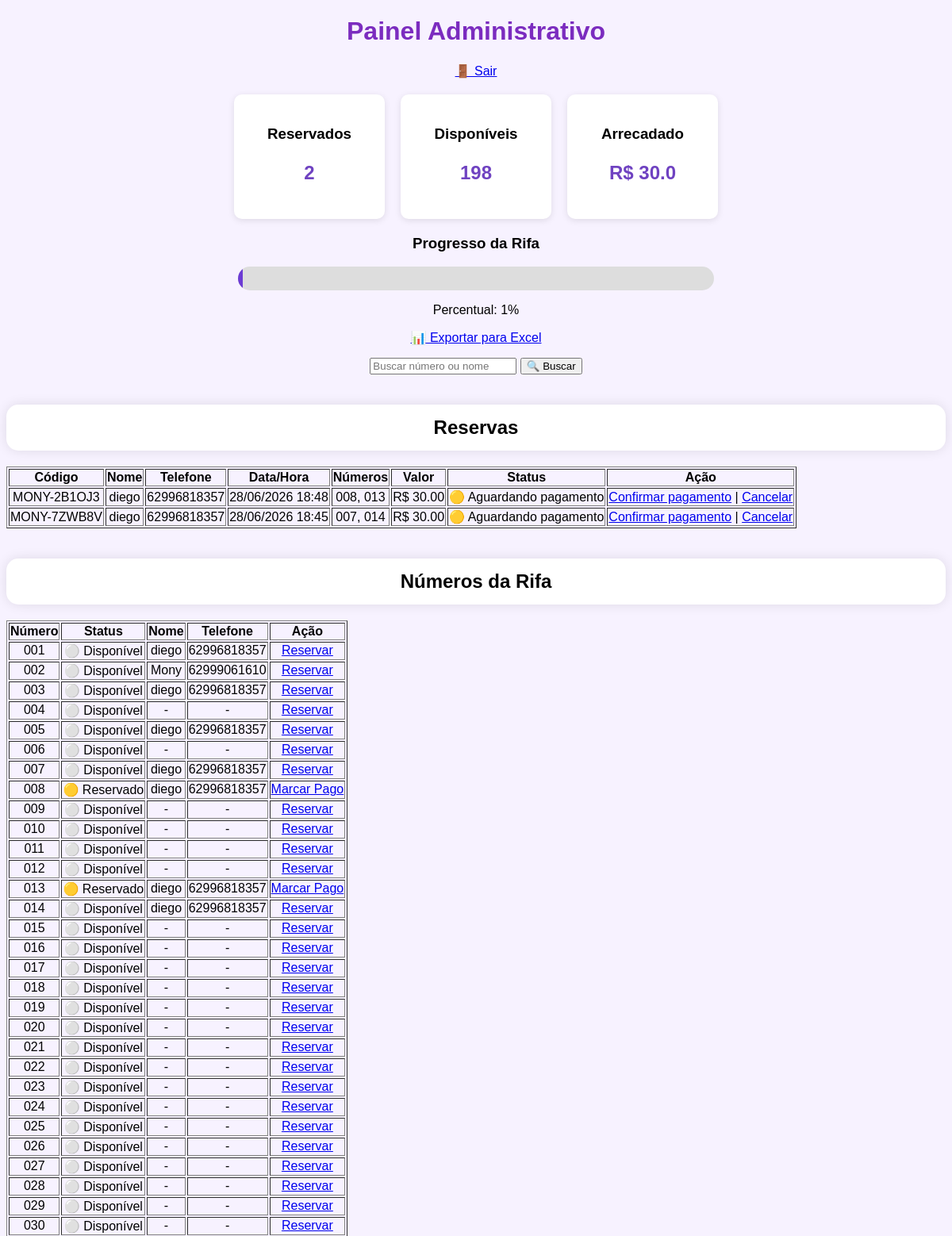
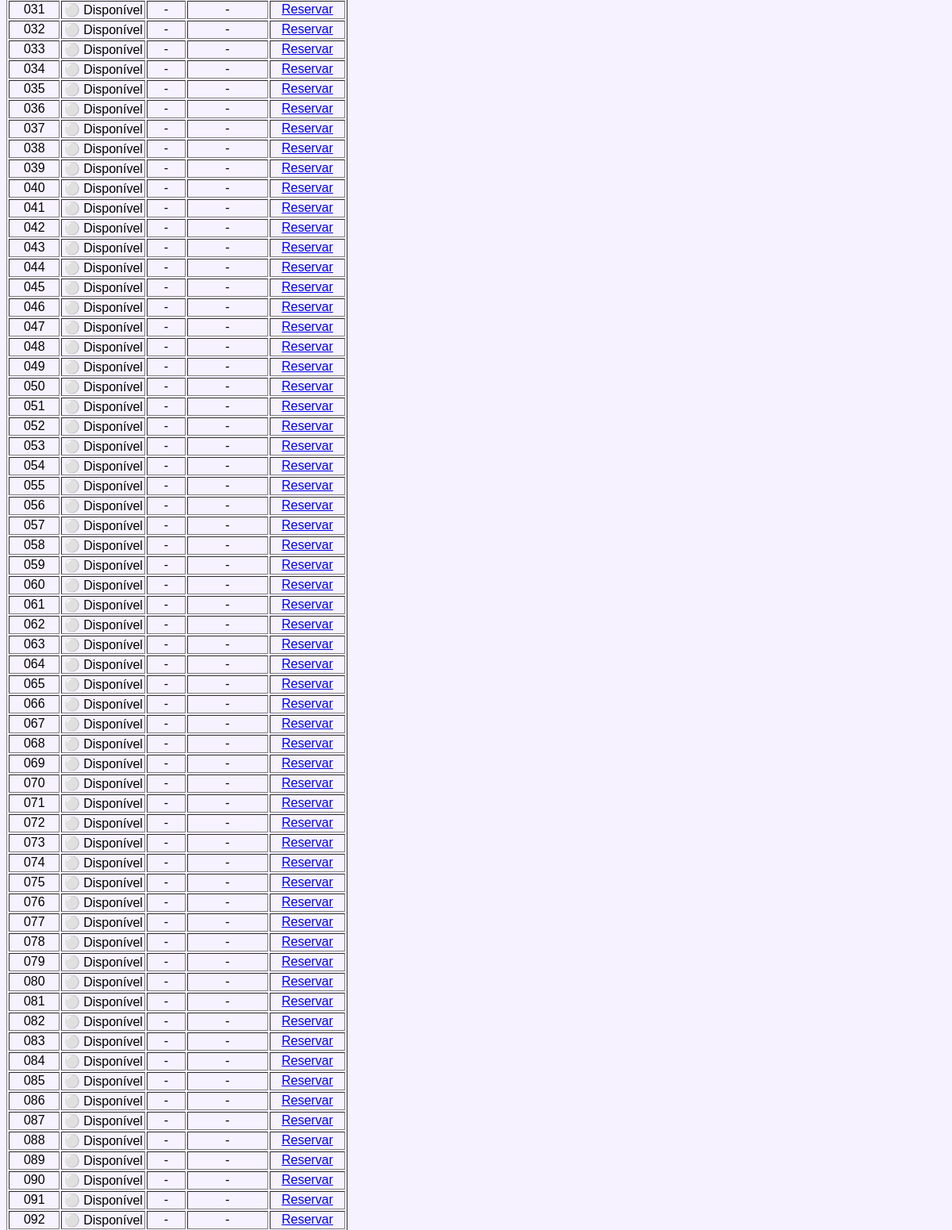
The app's page /admin (signed in, upper part), older data (2 pictures, top to bottom).
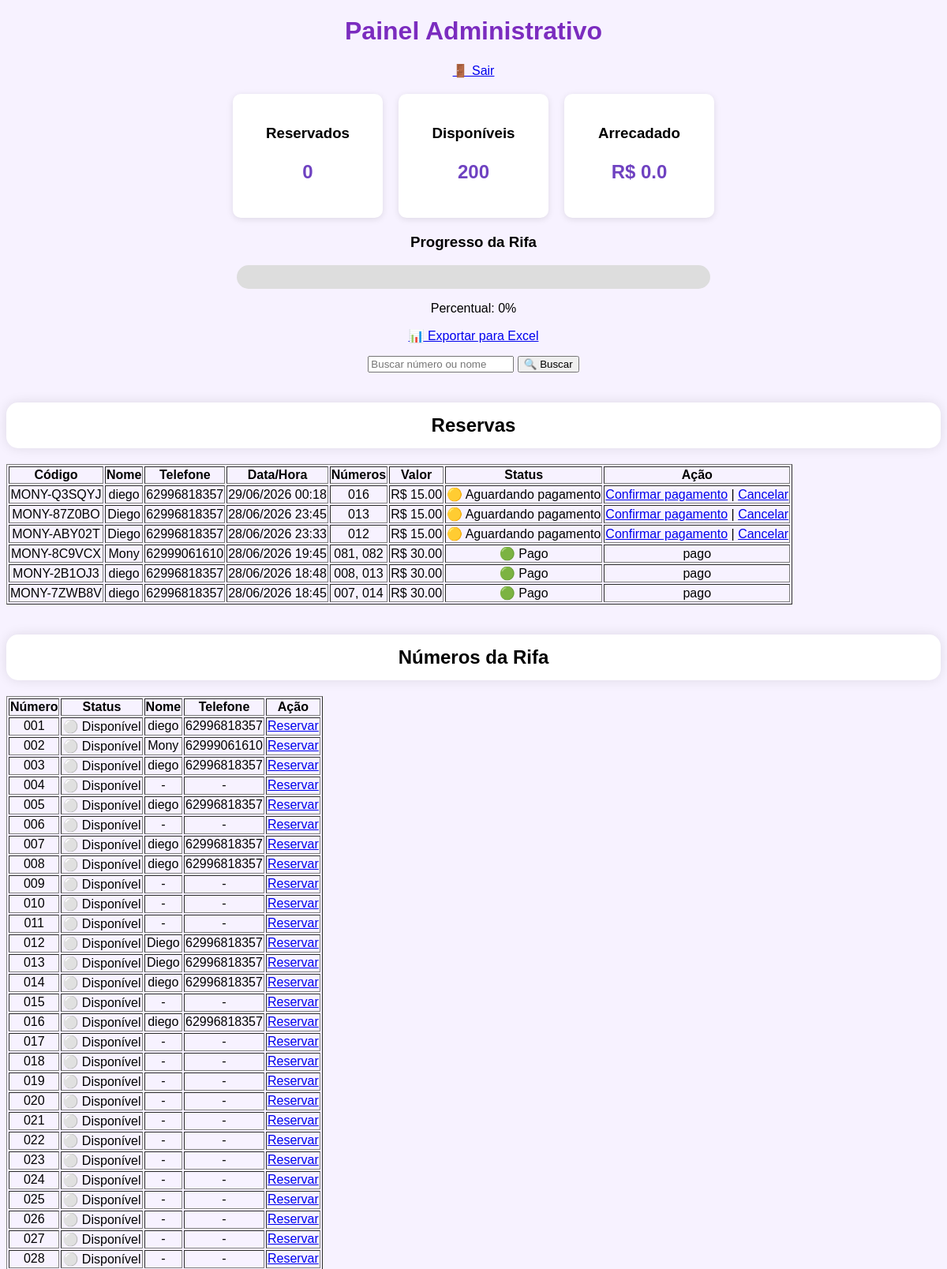
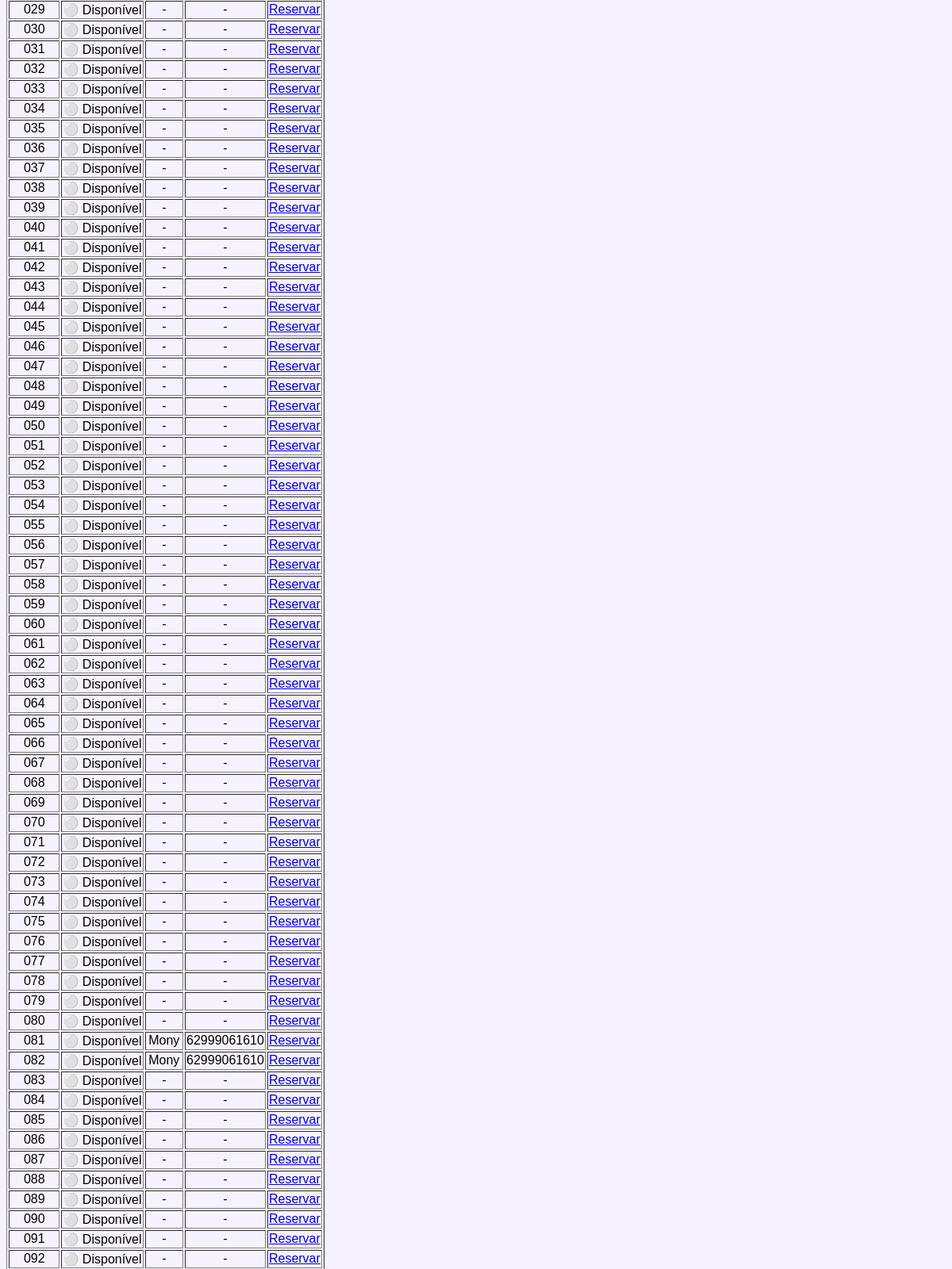
The same page, newer data (2 pictures, top to bottom).
### models.py (models this page shows)
class Reserva(db.Model):
    __tablename__ = "reserva"
    id = db.Column(db.Integer, primary_key=True)
    codigo = db.Column(db.String(20), unique=True)
    nome = db.Column(db.String(120), nullable=False)
    telefone = db.Column(db.String(20), nullable=False)
    valor_total = db.Column(db.Float)
    status = db.Column(db.String(20), default="aguardando_pagamento")
    data = db.Column(db.DateTime, default=datetime.utcnow)
    numeros = db.relationship("ReservaNumero", backref="reserva")

class Numero(db.Model):
    ...
    id = db.Column(db.Integer, primary_key=True)
    numero = db.Column(
        db.Integer,
        unique=True,
        nullable=False
    )
    status = db.Column(
        db.String(50),
        default="disponivel"
    )
    nome = db.Column(
        db.String(100)
    )
    telefone = db.Column(
        db.String(20)
    )

class ReservaNumero(db.Model):
    __tablename__ = "reserva_numero"
    id = db.Column(db.Integer, primary_key=True)
    reserva_id = db.Column(
        db.Integer,
        db.ForeignKey("reserva.id")
    )
    numero_id = db.Column(
        db.Integer,
        db.ForeignKey("numero.id")
    )
    numero = db.relationship("Numero")

### app.py (the view)
@app.route("/admin")
def admin():
    if not session.get("admin"):
        return redirect("/login")
    busca = request.args.get("busca", "")
    if busca:
        numeros = Numero.query.filter(
        (Numero.nome.contains(busca)) |
        (Numero.numero.like(f"%{busca}%"))
    ).order_by(Numero.numero).all()
    else:
        numeros = Numero.query.order_by(
        Numero.numero
    ).all()
    reservados = Numero.query.filter(
        Numero.status.in_(["reservado", "pago"])
    ).count()
    disponiveis = Numero.query.filter_by(
        status="disponivel"
    ).count()
    arrecadado = reservados * VALOR_NUMERO
    percentual = round((reservados / 200) * 100)
    reservas = Reserva.query.order_by(Reserva.data.desc()).all()
    return render_template(
    "admin.html",
    numeros=numeros,
    reservas=reservas,
    reservados=reservados,
    disponiveis=disponiveis,
    arrecadado=arrecadado,
    percentual=percentual,
    busca=busca
    )

### templates/admin.html (shortened to what this page needs)
<!doctype html>
<html lang="pt-BR">
  <head>
    <link
      rel="stylesheet"
      href="{{ url_for('static', filename='css/style.css') }}"
    />
  </head>
  <body>
    <div class="container">
      <h1>Painel Administrativo</h1>
      <p>
        <a href="/logout">🚪 Sair</a>
      </p>
      <div class="dashboard">
        <div class="card">
          <h3>Reservados</h3>
          <p>{{ reservados }}</p>
        </div>
        <div class="card">
          <h3>Disponíveis</h3>
          <p>{{ disponiveis }}</p>
        </div>
        <div class="card">
          <h3>Arrecadado</h3>
          <p>R$ {{ arrecadado }}</p>
        </div>
      </div>
      <h3>Progresso da Rifa</h3>
      <div class="barra">
        <div
          class="preenchimento"
          id="barra-progresso"
          style="width: 50%"
        ></div>
      </div>
      <p>Percentual: {{ percentual }}%</p>
      <p>
        <a href="/exportar">📊 Exportar para Excel</a>
      </p>
      <form method="GET" action="/admin">
        <input
          type="text"
          name="busca"
          placeholder="Buscar número ou nome"
          value="{{ busca or '' }}"
        />
        <button type="submit">🔍 Buscar</button>
      </form>
      <br />
      <h2>Reservas</h2>
      <table border="1">
        <tr>
          <th>Código</th>
          <th>Nome</th>
          <th>Telefone</th>
          <th>Data/Hora</th>
          <th>Números</th>
          <th>Valor</th>
          <th>Status</th>
          <th>Ação</th>
        </tr>
        {% for reserva in reservas %}
        <tr>
          <td>{{ reserva.codigo }}</td>
          <td>{{ reserva.nome }}</td>
          <td>{{ reserva.telefone }}</td>
          <td>{{ reserva.data.strftime("%d/%m/%Y %H:%M") }}</td>
          <td>
            {% for item in reserva.numeros %} {{
            "%03d"|format(item.numero.numero) }}{% if not loop.last %}, {% endif
            %} {% endfor %}
          </td>
          <td>R$ {{ "%.2f"|format(reserva.valor_total) }}</td>
          <td>
            {% if reserva.status == "pago" %} 🟢 Pago {% elif reserva.status ==
            "cancelada" %} 🔴 Cancelada {% else %} 🟡 Aguardando pagamento {%
            endif %}
          </td>
          <td>
            {% if reserva.status == "aguardando_pagamento" %}
            <a href="/confirmar_pagamento/{{ reserva.id }}"
              >Confirmar pagamento</a
            >
            |
            <a href="/cancelar_reserva/{{ reserva.id }}">Cancelar</a>
            {% else %} {{ reserva.status }} {% endif %}
          </td>
        </tr>
        {% endfor %}
      </table>
      <br />
      <h2>Números da Rifa</h2>
      <table border="1">
        <tr>
          <th>Número</th>
          <th>Status</th>
          <th>Nome</th>
          <th>Telefone</th>
          <th>Ação</th>
        </tr>
        {% for numero in numeros %}
        <tr>
          <td>{{ "%03d"|format(numero.numero) }}</td>
          <td>
            {% if numero.status == "pago" %} 🟢 Pago {% elif numero.status ==
            "reservado" %} 🟡 Reservado {% else %} ⚪ Disponível {% endif %}
          </td>
          <td>{{ numero.nome or "-" }}</td>
          <td>{{ numero.telefone or "-" }}</td>
          <td>
            <a href="/toggle/{{ numero.id }}">
              {% if numero.status == "disponivel" %} Reservar {% elif
              numero.status == "reservado" %} Marcar Pago {% else %} Liberar {%
              endif %}
            </a>
          </td>
        </tr>
        {% endfor %}
      </table>
    </div>
  </body>
</html>

Row changes from the older to the newer data that the page shows:
added Reserva: codigo "MONY-Q3SQYJ", nome "diego", telefone "62996818357", data "29/06/2026 00:18", valor_total "15.00", shows "🟡 Aguardando pagamento"
added ReservaNumero: {{ "%03d"|format(item.numero.numero) }} "016"
changed Numero (number 1 of 92 on the later page): nome "-" → "diego"; telefone "-" → "62996818357"
added Reserva: codigo "MONY-87Z0BO", nome "Diego", telefone "62996818357", data "28/06/2026 23:45", valor_total "15.00", shows "🟡 Aguardando pagamento"
added ReservaNumero: {{ "%03d"|format(item.numero.numero) }} "013"
changed Numero (number 2 of 92 on the later page): nome "diego" → "Diego"; status "🟡 Reservado Marcar Pago" → "⚪ Disponível Reservar"
added Reserva: codigo "MONY-ABY02T", nome "Diego", telefone "62996818357", data "28/06/2026 23:33", valor_total "15.00", shows "🟡 Aguardando pagamento"
added ReservaNumero: {{ "%03d"|format(item.numero.numero) }} "012"
changed Numero (number 3 of 92 on the later page): nome "-" → "Diego"; telefone "-" → "62996818357"
added Reserva: codigo "MONY-8C9VCX", nome "Mony", telefone "62999061610", data "28/06/2026 19:45", valor_total "30.00", shows "🟢 Pago", status "pago"
added ReservaNumero: {{ "%03d"|format(item.numero.numero) }} "081", shown under "MONY-8C9VCX"
changed Numero (number 4 of 92 on the later page): nome "-" → "Mony"; telefone "-" → "62999061610"
added ReservaNumero: {{ "%03d"|format(item.numero.numero) }} "082"
changed Numero (number 5 of 92 on the later page): nome "-" → "Mony"; telefone "-" → "62999061610"
changed Reserva "MONY-2B1OJ3": status (not shown) → "pago"; status "🟡 Aguardando pagamento Confirmar pagamento | Cancelar" → "🟢 Pago"
changed Numero (number 6 of 92 on the later page): status "🟡 Reservado Marcar Pago" → "⚪ Disponível Reservar"
changed Reserva "MONY-7ZWB8V": status (not shown) → "pago"; status "🟡 Aguardando pagamento Confirmar pagamento | Cancelar" → "🟢 Pago"
Text that changed along with them:
{{ reservados }}: "2" → "0"
{{ disponiveis }}: "198" → "200"
{{ arrecadado }}: "30.0" → "0.0"
{{ percentual }}: "1" → "0"
